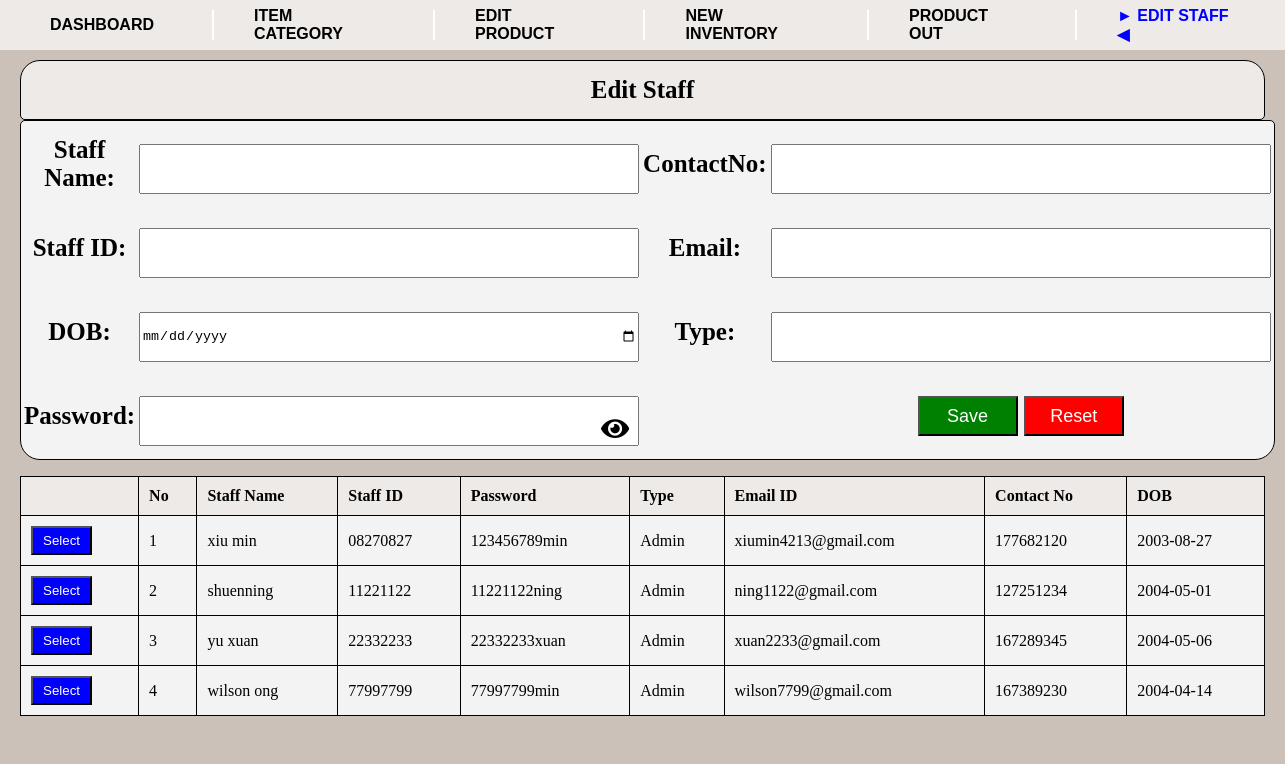
The page /formstaff.php on the database its author committed.
### tables this page shows
CREATE TABLE `staff` (
  `StaffID` varchar(100) NOT NULL,
  `ContactNo` int(100) NOT NULL,
  `DOB` date NOT NULL,
  `Email` varchar(100) NOT NULL,
  `Password` varchar(100) NOT NULL,
  `StaffName` varchar(100) NOT NULL,
  `Type` varchar(100) NOT NULL
);

### formstaff.php (the view, shortened to what this page needs)
<html lang="en">
<head>
    <link rel="stylesheet" href="https://cdnjs.cloudflare.com/ajax/libs/font-awesome/5.15.4/css/all.min.css">
</head>
<body>
    <nav>
        <a href="dashboard.php">DASHBOARD</a>
        <a href="itemcategory.php">ITEM CATEGORY</a>
        <a href="editproduct.php">EDIT PRODUCT</a>
        <a href="productin.php">NEW INVENTORY</a>
        <a href="productout.php">PRODUCT OUT</a>
        <a href="formstaff.php" class="edit-link"><span class="arrow-icon">&#9658;</span> EDIT STAFF <span class="arrow-icon">&#9664</span></a>
    </nav>
    <div class="container">
        <div class="header">Edit Staff</div>
        <form method="post" action="insertstaff.php">
            <table class="table1">
                <tr>
                    <td><label for="staffName"> Staff Name: </label></td>
                    <td><input type="text" name="staffName" value=""></td>
                    <td><label for="contact"> ContactNo: </label></td>
                    <td><input type="text" name="contact" value=""></td>
                </tr>
                <tr>
                    <td><label for="staffID"> Staff ID: </label></td>
                    <td><input type="text" name="staffID"></td>
                    <td><label for="email"> Email: </label></td>
                    <td><input type="email" name="email"></td>
                </tr>
                <tr>
                    <td><label for="dob"> DOB: </label></td>
                    <td><input type="date" name="dob"></td>
                    <td><label for="type"> Type: </label></td>
                    <td><input type="text" name="type"></td>
                </tr>
                <tr>
                    <td><label for="password"> Password: </label></td>
                    <td>
                        <div style="position: relative;">
                            <input type="password" name="password" id="password">
                            <span id="togglePassword" style="position: absolute; top: 50%; right: 10px; cursor: pointer;">
                                <i class="fas fa-eye" id="eyeIcon"></i>
                            </span>
                        </div>
                    </td>
                    <td></td>
                    <td>
                        <div class="button-container">
                            <button type="submit" class="save-button">Save</button>
                            <button type="reset" class="reset-button">Reset</button>
                        </div>
                    </td>
                </tr>
            </table>
        </form>
        <table class="staff-list">
            <tr>
                <th></th>
                <th>No</th>
                <th>Staff Name</th>
                <th>Staff ID</th>
                <th>Password</th>
                <th>Type</th>
                <th>Email ID</th>
                <th>Contact No</th>
                <th>DOB</th>
            </tr>
            <?php
                $sql = "SELECT * FROM staff";
                $result = mysqli_query($conn, $sql);
                if(mysqli_num_rows($result) > 0) {
                    $count = 1;
                    while($row = mysqli_fetch_assoc($result)) {
                        echo "<tr>";
                        echo "<td><button class='select-button' onclick='redirectToFormStaff2(" . $row['StaffID'] . ")'>Select</button></td>";
                        echo "<td>" . $count . "</td>";
                        echo "<td>" . $row['StaffName'] . "</td>";
                        echo "<td>" . $row['StaffID'] . "</td>";
                        echo "<td>" . $row['Password'] . "</td>";
                        echo "<td>" . $row['Type'] . "</td>";
                        echo "<td>" . $row['Email'] . "</td>";
                        echo "<td>" . $row['ContactNo'] . "</td>";
                        echo "<td>" . $row['DOB'] . "</td>";
                        echo "</tr>";
                        $count++;
                    }
                } else {
                    echo "<tr><td colspan='9'>No records found</td></tr>";
                }
            ?>
        </table>
    </div>
</body>
</html>

### formstaff.php (style rules this page uses)
body { font-family: Garet; margin: 0; background-color: #cbc1b8; }
nav { position: fixed; top: 0; left: 0; width: 100%; background-color: #edeae8; display: flex; align-items: center; height: 50px; justify-content: space-between; z-index: 1000; }
nav a { text-decoration: none; color: #000; font-size: 16px; font-weight: bold; padding: 15px 50px; position: relative; font-family: Arial, sans-serif; transition: color 0.3s; }
nav a:not(:last-child)::after { content: ""; position: absolute; top: 50%; right: -10px; width: 2px; height: 30px; background-color: white; transform: translateY(-50%); }
.container { width: auto; margin-top: 40px; padding: 20px; background-color: #cbc1b8; }
.header { background-color: #edeae8; padding: 15px; text-align: center; font-weight: bold; font-size: 25px; border: solid 1px #000; border-radius: 20px 20px 5px 5px; }
.save-button { background-color: green; color: white; }
.reset-button { background-color: red; color: white; }
.table1 { width: 100%; border: solid 1px #000; background-color: #f3f3f3; border-radius: 5px 5px 20px 20px; }
.table1 td { font-size: 25px; text-align: center; font-weight: bold; }
.table1 tr td input { width: 500px; height: 50px; margin-top: 20px; margin-bottom: 10px; }
.table1 tr td button { width: 100px; height: 40px; font-size: large; }
.staff-list { width: 100%; border-collapse: collapse; background-color: #f3f3f3; }
.staff-list th { background-color: #edeae8; border: solid 1px #000; padding: 10px; text-align: left; }
.staff-list td { border: solid 1px #000; padding: 10px; text-align: left; }
.select-button { background-color: blue; color: white; padding: 5px 10px; }
.edit-link { color: blue; }

### rows shown on the page
staff: StaffName "xiu min", StaffID "08270827", Password "123456789min", Type "Admin", Email "xiumin4213@gmail.com", ContactNo "177682120", DOB "2003-08-27"
staff: StaffName "shuenning", StaffID "11221122", Password "11221122ning", Type "Admin", Email "ning1122@gmail.com", ContactNo "127251234", DOB "2004-05-01"
staff: StaffName "yu xuan", StaffID "22332233", Password "22332233xuan", Type "Admin", Email "xuan2233@gmail.com", ContactNo "167289345", DOB "2004-05-06"
staff: StaffName "wilson ong", StaffID "77997799", Password "77997799min", Type "Admin", Email "wilson7799@gmail.com", ContactNo "167389230", DOB "2004-04-14"
